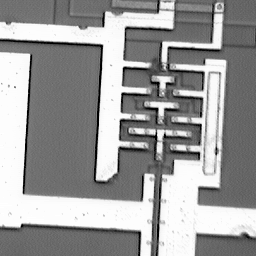
%> input picture lab3/ic2.tif, 256 x 256 px
$ octave lab3.m   (GNU Octave 9; MATLAB toolbox functions it lacks are replaced by stand-ins)
%> lines starting %> are read from the running program, lines starting %| are printed output that depends on the picture
close all;
img = imread('ic2.tif');
%> img is the input picture: size 256x256 uint8; min 0, max 255, mean 155.2

[r,c] = size(img);
%> r = 256; c = 256
%add noise
img_n = imnoise(img,'gaussian',0,0.65);
imshow(img_n);
title('Noisy image, gaussian zero-mean noise, variance 0.65');


%% The differet filters:
figure;

filter_avg = ones(8,8) / 64;
img_filtered = imfilter(img_n,filter_avg);
subplot(1,3,1);
imshow(img_filtered);
title('Averaging filter');

img_filtered = medfilt2(img_n,[8 8]);
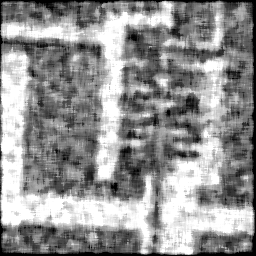
%> img_filtered: size 256x256 uint8; min 0, max 255, mean 146.4
subplot(1,3,2);
imshow(img_filtered);
title('Median filter');

[img_filtered noise] = wiener2(img_n,[8 8]);
%> noise = 0.16
subplot(1,3,3);
imshow(img_filtered);
title('Wiener filter');
%I choose to use the Wiener filter. It is a close call in performance
%between the Wiener and Median filter. The averaging filter is not very
%good. The Wiener filter seems to be the best trade-off between denoising
%and keeping the edges clean for the next stage. If this was a real
%implementation task and not just a matlab simulation parameters such as
%computation / hardware complexity and power consumption should be taken
%into consideration as well.


figure;
%% The different image edge detection algorithms
%In the end I chose using a modified canny edge detector due to its vastly
%improved performance over the other alternatives. Again, in a real
%scenario a more light-weight algorithm may be preferable. I suspect that
%Matlabs canny edge function already binarizes the image.

img_edge_canny = edge(img_filtered,'Canny',0.5);
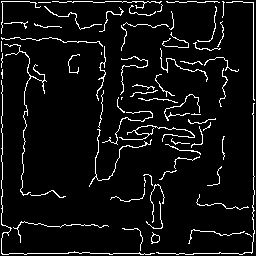
%> img_edge_canny: size 256x256 logical; 6.4% white in thin lines or dots
% The following lines greatly improves the performance of the canny edge
% detector by preventing the edges of the image to be detected as edges.
img_edge_canny(1:5,:) = 0;
img_edge_canny(end-5:end,:) = 0;
img_edge_canny(:,1:5) = 0;
img_edge_canny(:,end-5:end) = 0;
%> img_edge_canny: size 256x256 logical; 4.9% white in thin lines or dots

subplot(1,3,1);
imshow(img_edge_canny);
title('Modified Canny edge detector');


threshold = 70;
prewit_mask = [1 0 -1; 1 0 -1; 1 0 -1];
img_edge_grad_x = (filter2(prewit_mask,img_filtered));
img_edge_grad_y = (filter2(prewit_mask',img_filtered));
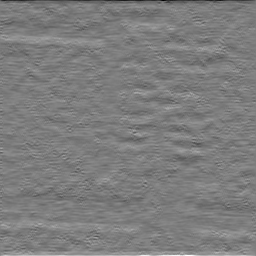
%> img_edge_grad_y: size 256x256 double; min -490, max 506, mean 0.1; drawn with min black and max white
%% calculate the norm of the gradient and threshold
img_edge_grad_norm = zeros(r,c);
for i = 1:r
    for j = 1:c
        img_edge_grad_norm(i,j) = sqrt(...
            img_edge_grad_x(i,j)*img_edge_grad_x(i,j) + ...
            img_edge_grad_y(i,j)*img_edge_grad_y(i,j));
    end
end
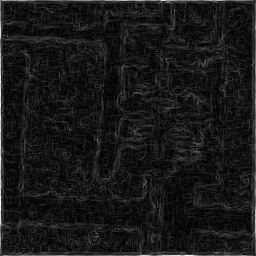
%> img_edge_grad_norm: size 256x256 double; min 0, max 520.8, mean 49.6; drawn with min black and max white

img_edge_grad_norm(img_edge_grad_norm < threshold) = 0;

subplot(1,3,2);
imshow(img_edge_grad_norm);
title('Gradiant edge detector');

%% calculate the laplacian and threshold
threshold = 55;

laplacian_mask = [0 1 0; 1 -4 1; 0 1 0];
img_edge_laplacian = filter2(laplacian_mask,img_filtered);
img_edge_laplacian(abs(img_edge_laplacian) > threshold) = 255;
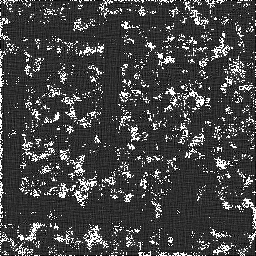
%> img_edge_laplacian: size 256x256 double; min -55, max 255, mean 28.8; drawn with min black and max white

subplot(1,3,3);
imshow(uint8(img_edge_laplacian));
title('Laplacian edge detector');

%%Task 4: Compute the Radon transform
figure;
theta = 0:179;
[R,xp] = radon(img_edge_canny,theta);
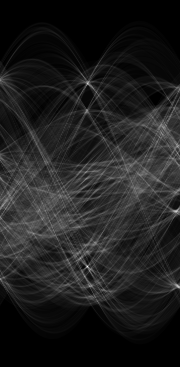
%> R: size 367x180 double; min 0, max 70.7, mean 8.7; drawn with min black and max white
%> xp = 367 values from -183 to 183
imshow(R,[],'Xdata',theta,'Ydata',xp,'InitialMagnification','fit')
xlabel('\theta (degrees)')
ylabel('x''')
colormap(gca,hot), colorbar;
title('Visualization of the Radon transform');

figure;
V = max(R);
%> V = 180 values, max 70.7 at index 88, min 24.42 at index 116, mean 33.67
V = V(1:90)+V(91:180); % Summing the vertical and horizontal lines for a
%> V = 90 values, max 123.6 at index 88, min 53.69 at index 25, mean 67.35
                       % better estimate of the true rotation angle.
[~,I] = max(V);
%> I = 88
rot_angle = 90 - (I - 1);
%> rot_angle = 3
imshow(imrotate(img,rot_angle,'bilinear','crop'));
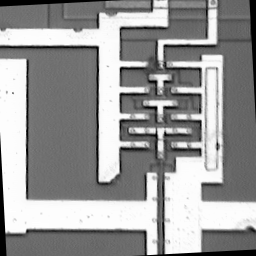
%> displayed picture: size 256x256, on the screen's scale of 0 to 255; min 0, max 255, mean 151.8
title(['Image rotated ', num2str(rot_angle), ' degrees']);
%interactiveLine(img_edge_canny,R,20);
